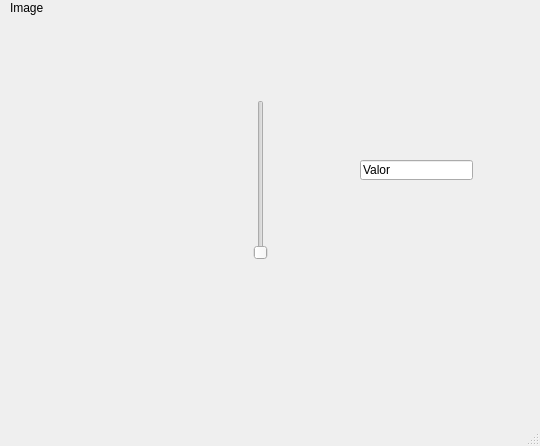
<?xml version="1.0" encoding="UTF-8"?>
<ui version="4.0">
 <class>MainWindow</class>
 <widget class="QMainWindow" name="MainWindow">
  <property name="geometry">
   <rect>
    <x>0</x>
    <y>0</y>
    <width>540</width>
    <height>446</height>
   </rect>
  </property>
  <property name="windowTitle">
   <string>MainWindow</string>
  </property>
  <widget class="QWidget" name="centralwidget">
   <widget class="QLabel" name="label">
    <property name="geometry">
     <rect>
      <x>0</x>
      <y>20</y>
      <width>191</width>
      <height>131</height>
     </rect>
    </property>
    <property name="styleSheet">
     <string notr="true"/>
    </property>
    <property name="text">
     <string/>
    </property>
    <property name="pixmap">
     <pixmap resource="../Archivo/recursos.qrc">:/Logos/logouat2.jpg</pixmap>
    </property>
    <property name="scaledContents">
     <bool>true</bool>
    </property>
   </widget>
   <widget class="QLabel" name="label_2">
    <property name="geometry">
     <rect>
      <x>10</x>
      <y>0</y>
      <width>41</width>
      <height>16</height>
     </rect>
    </property>
    <property name="text">
     <string>Image</string>
    </property>
   </widget>
   <widget class="QLabel" name="label_3">
    <property name="geometry">
     <rect>
      <x>340</x>
      <y>10</y>
      <width>191</width>
      <height>131</height>
     </rect>
    </property>
    <property name="styleSheet">
     <string notr="true"/>
    </property>
    <property name="text">
     <string/>
    </property>
    <property name="pixmap">
     <pixmap resource="../Archivo/recursos.qrc">:/Ejercicios/logouat.jpg</pixmap>
    </property>
    <property name="scaledContents">
     <bool>true</bool>
    </property>
   </widget>
   <widget class="QLabel" name="label_4">
    <property name="geometry">
     <rect>
      <x>10</x>
      <y>270</y>
      <width>191</width>
      <height>131</height>
     </rect>
    </property>
    <property name="styleSheet">
     <string notr="true"/>
    </property>
    <property name="text">
     <string/>
    </property>
    <property name="pixmap">
     <pixmap resource="../Archivo/recursos.qrc">:/Ejercicios/silla.jpg</pixmap>
    </property>
    <property name="scaledContents">
     <bool>true</bool>
    </property>
   </widget>
   <widget class="QLabel" name="label_5">
    <property name="geometry">
     <rect>
      <x>330</x>
      <y>270</y>
      <width>191</width>
      <height>131</height>
     </rect>
    </property>
    <property name="styleSheet">
     <string notr="true"/>
    </property>
    <property name="text">
     <string/>
    </property>
    <property name="pixmap">
     <pixmap resource="../Archivo/recursos.qrc">:/Ejercicios/gatoinplorandoayuda.jpg</pixmap>
    </property>
    <property name="scaledContents">
     <bool>true</bool>
    </property>
   </widget>
   <widget class="QLineEdit" name="txt_valor_2">
    <property name="geometry">
     <rect>
      <x>360</x>
      <y>160</y>
      <width>113</width>
      <height>20</height>
     </rect>
    </property>
    <property name="styleSheet">
     <string notr="true">font: 20pt &quot;MS Shell Dlg 2&quot;;
font: 20pt &quot;MS Shell Dlg 2&quot;;</string>
    </property>
    <property name="text">
     <string>Valor</string>
    </property>
   </widget>
   <widget class="QLabel" name="txt_valor">
    <property name="geometry">
     <rect>
      <x>360</x>
      <y>200</y>
      <width>61</width>
      <height>41</height>
     </rect>
    </property>
    <property name="minimumSize">
     <size>
      <width>61</width>
      <height>41</height>
     </size>
    </property>
    <property name="styleSheet">
     <string notr="true">font: 20pt &quot;Arial&quot;;</string>
    </property>
    <property name="text">
     <string/>
    </property>
   </widget>
   <widget class="QSlider" name="verticalSlider">
    <property name="geometry">
     <rect>
      <x>240</x>
      <y>100</y>
      <width>41</width>
      <height>160</height>
     </rect>
    </property>
    <property name="orientation">
     <enum>Qt::Vertical</enum>
    </property>
   </widget>
  </widget>
  <widget class="QMenuBar" name="menubar">
   <property name="geometry">
    <rect>
     <x>0</x>
     <y>0</y>
     <width>540</width>
     <height>18</height>
    </rect>
   </property>
  </widget>
  <widget class="QStatusBar" name="statusbar"/>
 </widget>
 <resources>
  <include location="../Archivo/recursos.qrc"/>
 </resources>
 <connections/>
</ui>
